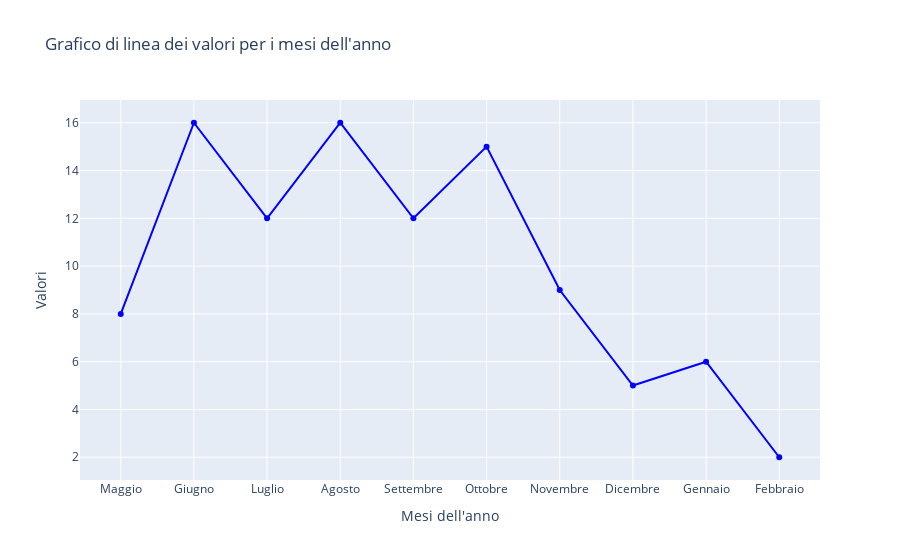

Notebook cell for this chart:
### Code cell
# Dizionario con i dati
#data = {'Gennaio': 6.0, 'Febbraio': 2.0, 'Maggio': 8.0, 'Giugno': 16.0, 'Luglio': 12.0,
        #'Agosto': 16.0, 'Settembre': 12.0, 'Ottobre': 15.0, 'Novembre': 9.0, 'Dicembre': 5.0}
data = sorted_data

# Estrai i mesi e i valori dal dizionario
months = list(data.keys())
values = list(data.values())

# Crea il grafico di linea con Plotly
fig = go.Figure()
fig.add_trace(go.Scatter(x=months, y=values, mode='lines+markers', marker=dict(color='blue')))

# Aggiungi etichette e titoli
fig.update_layout(title='Grafico di linea dei valori per i mesi dell\'anno',
                  xaxis_title='Mesi dell\'anno',
                  yaxis_title='Valori')

# Mostra il grafico
fig.show()

### Figure 1 — Plotly figure (JSON) as saved in the notebook; plotly's stock layout.template omitted (floating-point values rounded to 4 significant figures)
{"data": [{"marker": {"color": "blue"}, "mode": "lines+markers", "type": "scatter", "x": ["Maggio", "Giugno", "Luglio", "Agosto", "Settembre", "Ottobre", "Novembre", "Dicembre", "Gennaio", "Febbraio"], "y": [8, 16, 12, 16, 12, 15, 9, 5, 6, 2]}], "layout": {"title": {"text": "Grafico di linea dei valori per i mesi dell'anno"}, "xaxis": {"title": {"text": "Mesi dell'anno"}}, "yaxis": {"title": {"text": "Valori"}}}}
